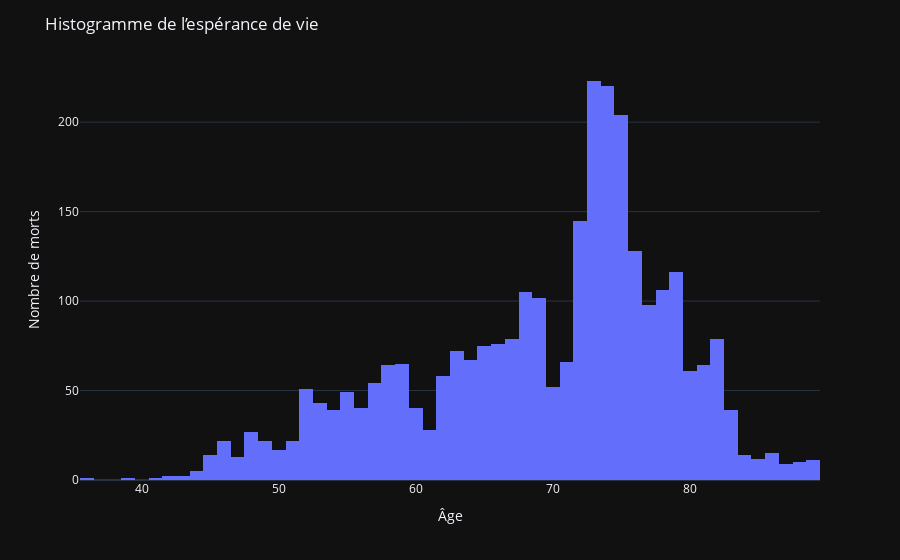

The cell this chart's notebook holds for it:
### Markdown cell above
### Visualisation graphique

### Code cell
fig=px.histogram(data, x="Life expectancy", template='plotly_dark')
fig.update_layout(title='Histogramme de l’espérance de vie')
fig.update_xaxes(title='Âge')
fig.update_yaxes(title='Nombre de morts')

fig.show()

### Figure 1 — Plotly figure (JSON) as saved in the notebook; plotly's stock layout.template omitted (floating-point values rounded to 4 significant figures; data arrays with more than 128 entries replaced by an {"elided": "..."} marker saying what was removed)
{"data": [{"alignmentgroup": "True", "bingroup": "x", "hovertemplate": "Life expectancy=%{x}<br>count=%{y}<extra></extra>", "legendgroup": "", "marker": {"color": "#636efa", "pattern": {"shape": ""}}, "name": "", "offsetgroup": "", "orientation": "v", "showlegend": false, "type": "histogram", "x": {"elided": "2938 float values"}, "xaxis": "x", "yaxis": "y"}], "layout": {"barmode": "relative", "legend": {"tracegroupgap": 0}, "margin": {"t": 60}, "title": {"text": "Histogramme de l’espérance de vie"}, "xaxis": {"anchor": "y", "domain": [0, 1], "title": {"text": "Âge"}}, "yaxis": {"anchor": "x", "domain": [0, 1], "title": {"text": "Nombre de morts"}}}}
